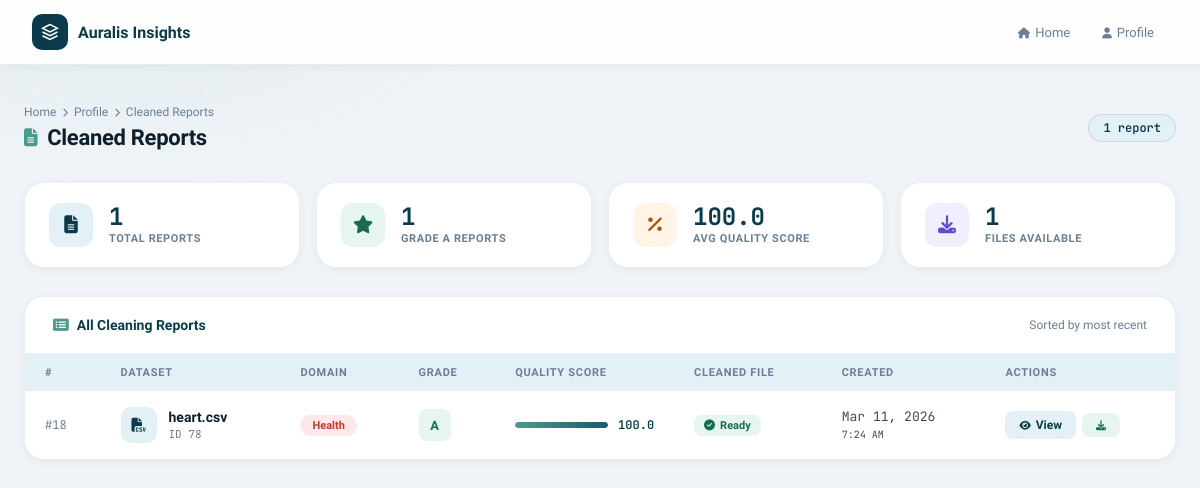
/cleaning/my-reports/ (signed in), run on an earlier commit of the app's database.
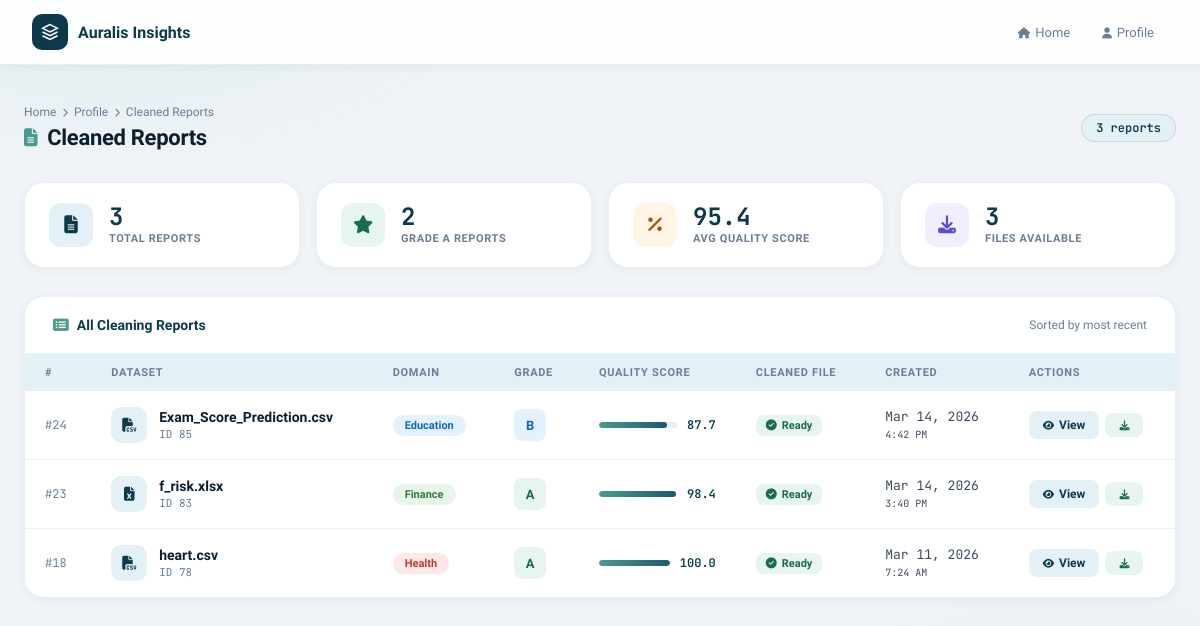
And on a later commit of the database.
### datacleaning/models.py (models this page shows, shortened)
class CleaningReport(models.Model):
    GRADE_CHOICES = [
        ('A', 'A'), ('B', 'B'), ('C', 'C'), ('D', 'D'), ('F', 'F'),
    ]
    DOMAIN_CHOICES = [
        ('education',  'Education'),
        ('health',     'Health'),
        ('finance',    'Finance'),
        ('sales',      'Sales'),
        ('hr',         'Human Resources'),
        ('generic',    'Generic'),
    ]
    dataset         = models.ForeignKey(Dataset, on_delete=models.CASCADE, related_name='cleaning_reports')
    cleaned_file    = models.FileField(upload_to='cleaned/', null=True, blank=True)
    report_json     = models.JSONField(default=dict)
    domain          = models.CharField(max_length=50, choices=DOMAIN_CHOICES, default='generic')
    quality_grade   = models.CharField(max_length=2,  choices=GRADE_CHOICES,  default='F')
    quality_score   = models.FloatField(default=0.0)
    created_at      = models.DateTimeField(auto_now_add=True)
    class Meta:
        ordering = ['-created_at']

### data_preparation/models.py (models this page shows, shortened)
class Dataset(models.Model):
    user = models.ForeignKey(CustomUser, on_delete=models.CASCADE)
    file = models.FileField(upload_to="datasets/", null=True, blank=True)
    file_name = models.CharField(max_length=255)
    uploaded_at = models.DateTimeField(auto_now_add=True)
    is_processed = models.BooleanField(default=False)
    parent_dataset = models.ForeignKey(
        "self",
        null=True,
        blank=True,
        on_delete=models.SET_NULL,
        related_name="prepared_versions"
    )
    status = models.CharField(
        max_length=20,
        choices=[
            ("original", "Original"),
            ("prepared", "Prepared")
        ],
        default="original"
    )

### datacleaning/views.py (the view)
# urls.py: path('my-reports/', views.cleaned_reports_list, name='cleaned_reports_list'),
def cleaned_reports_list(request):
    user_id = get_logged_in_user_id(request)
    if not user_id:
        return redirect('login')
    reports = CleaningReport.objects.filter(
        dataset__user_id=user_id
    ).select_related('dataset').order_by('-created_at')
    context = {
        'reports':         reports,
        'total':           reports.count(),
        'grade_a_count':   reports.filter(quality_grade='A').count(),
        'avg_score':       reports.aggregate(avg=Avg('quality_score'))['avg'] or 0,
        'files_available': reports.exclude(cleaned_file='').count(),
    }
    return render(request, 'datacleaning/cleaned_reports.html', context)

### datacleaning/views.py (called while the page is built)
def get_logged_in_user_id(request):
    return request.session.get('user_id', None)

### templates/datacleaning/cleaned_reports.html (shortened to what the changed rows need)
<!DOCTYPE html>
<html lang="en">
<head>
<link rel="stylesheet" href="https://cdnjs.cloudflare.com/ajax/libs/font-awesome/6.5.0/css/all.min.css">
</head>
<body>
<div class="page-wrapper">
  <div class="page-header">
    <div class="page-header-left">
      <div class="breadcrumb">
      </div>
      <h1 class="page-title">
        <i class="fas fa-file-alt"></i>
        Cleaned Reports
      </h1>
    </div>
    <span class="count-badge">{{ total }} report{{ total|pluralize }}</span>
  </div>
  {% if reports %}
  <div class="summary-row">
    <div class="summary-card">
      <div class="summary-icon blue"><i class="fas fa-file-alt"></i></div>
      <div>
        <div class="summary-num">{{ total }}</div>
        <div class="summary-label">Total Reports</div>
      </div>
    </div>
    <div class="summary-card">
      <div class="summary-icon green"><i class="fas fa-star"></i></div>
      <div>
        <div class="summary-num">{{ grade_a_count }}</div>
        <div class="summary-label">Grade A Reports</div>
      </div>
    </div>
    <div class="summary-card">
      <div class="summary-icon orange"><i class="fas fa-percentage"></i></div>
      <div>
        <div class="summary-num">{{ avg_score|floatformat:1 }}</div>
        <div class="summary-label">Avg Quality Score</div>
      </div>
    </div>
    <div class="summary-card">
      <div class="summary-icon purple"><i class="fas fa-download"></i></div>
      <div>
        <div class="summary-num">{{ files_available }}</div>
        <div class="summary-label">Files Available</div>
      </div>
    </div>
  </div>
  <div class="table-card">
    <div class="table-header">
      <div class="table-title">
        <i class="fas fa-list-alt"></i> All Cleaning Reports
      </div>
      <span style="font-size:12px; color:var(--text-muted);">Sorted by most recent</span>
    </div>
    <table class="reports-table">
      <thead>
        <tr>
          <th>#</th>
          <th>Dataset</th>
          <th>Domain</th>
          <th>Grade</th>
          <th>Quality Score</th>
          <th>Cleaned File</th>
          <th>Created</th>
          <th>Actions</th>
        </tr>
      </thead>
      <tbody>
        {% for rpt in reports %}
        <tr>
          <td style="font-family:'JetBrains Mono',monospace; font-size:12px; color:var(--text-muted);">
            #{{ rpt.id }}
          </td>
          <td>
            <div class="dataset-cell">
              <div class="dataset-icon">
                {% if rpt.dataset.file_name|lower|slice:"-4:" == "xlsx" or rpt.dataset.file_name|lower|slice:"-3:" == "xls" %}
                  <i class="fas fa-file-excel"></i>
                {% elif rpt.dataset.file_name|lower|slice:"-3:" == "csv" %}
                  <i class="fas fa-file-csv"></i>
                {% else %}
                  <i class="fas fa-file-alt"></i>
                {% endif %}
              </div>
              <div>
                <div class="dataset-name">{{ rpt.dataset.file_name }}</div>
                <div class="dataset-sub">ID {{ rpt.dataset.id }}</div>
              </div>
            </div>
          </td>
          <td>
            <span class="domain-pill domain-{{ rpt.domain|lower }}">
              {{ rpt.get_domain_display }}
            </span>
          </td>
          <td>
            <span class="grade-badge grade-{{ rpt.quality_grade }}">
              {{ rpt.quality_grade }}
            </span>
          </td>
          <td>
            <div class="score-cell">
              <div class="score-bar-wrap">
                <div class="score-bar" style="width: {{ rpt.quality_score }}%"></div>
              </div>
              <span class="score-num">{{ rpt.quality_score|floatformat:1 }}</span>
            </div>
          </td>
          <td>
            {% if rpt.cleaned_file %}
              <span class="file-badge file-yes"><i class="fas fa-check-circle"></i> Ready</span>
            {% else %}
              <span class="file-badge file-no"><i class="fas fa-times-circle"></i> None</span>
            {% endif %}
          </td>
          <td class="date-cell">{{ rpt.created_at|date:"M d, Y" }}<br>
            <span style="font-size:10px;">{{ rpt.created_at|date:"g:i A" }}</span>
          </td>
          <td>
            <div class="action-group">
              <a href="{% url 'report' report_id=rpt.id %}" class="action-btn action-view">
                <i class="fas fa-eye"></i> View
              </a>
              {% if rpt.cleaned_file %}
              <a href="{% url 'download_cleaned' report_id=rpt.id %}" class="action-btn action-dl">
                <i class="fas fa-download"></i>
              </a>
              {% endif %}
            </div>
          </td>
        </tr>
        {% endfor %}
      </tbody>
    </table>
  </div>
  {% endif %}
</div>
</body>
</html>

What changed in the data, as far as the page shows it:
added CleaningReport: id "24", dataset.file_name "Exam_Score_Prediction.csv", dataset.id "85", domain "Education", quality_grade "B", quality_score "87.7", shows "Ready", created_at "Mar 14, 2026", created_at "4:42 PM"
added CleaningReport: id "23", dataset.file_name "f_risk.xlsx", dataset.id "83", domain "Finance", quality_grade "A", quality_score "98.4", shows "Ready", created_at "Mar 14, 2026", created_at "3:40 PM"
Also different on the page:
{{ total }}: "1" → "3"
{{ grade_a_count }}: "1" → "2"
{{ avg_score|floatformat:1 }}: "100.0" → "95.4"
{{ files_available }}: "1" → "3"
